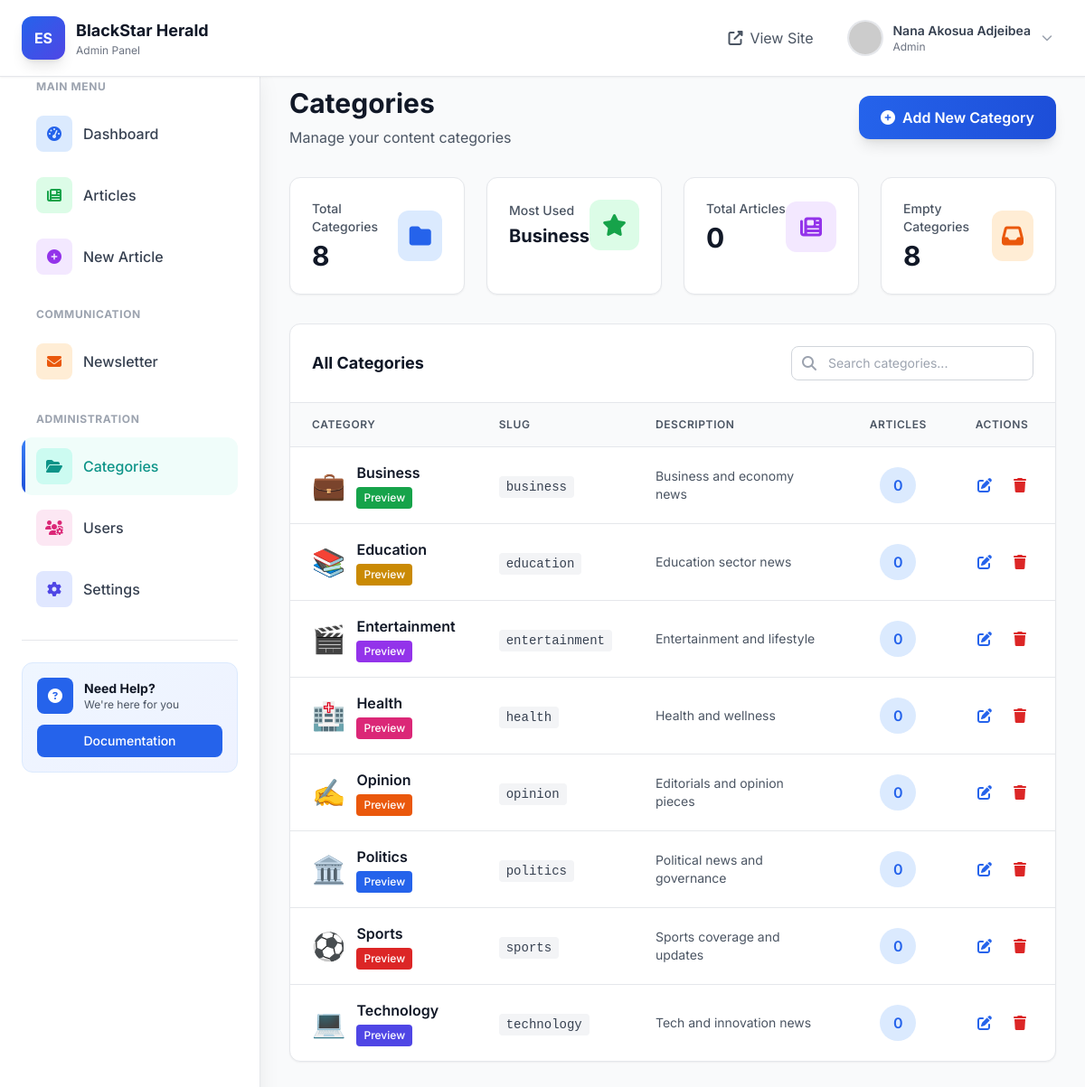
The app's page /admin/categories (signed in) with its own data.
### tables this page shows
CREATE TABLE categories (
            id INTEGER PRIMARY KEY AUTOINCREMENT,
            name TEXT UNIQUE NOT NULL,
            slug TEXT UNIQUE NOT NULL,
            description TEXT,
            icon TEXT,
            color TEXT DEFAULT 'bg-blue-500'
        );

### app.py (the view)
@app.route('/admin/categories')
@admin_required
def admin_categories():
    db = get_db()
    categories = db.execute('''
        SELECT c.*, COUNT(a.id) as article_count
        FROM categories c
        LEFT JOIN articles a ON c.id = a.category_id
        GROUP BY c.id
        ORDER BY c.name
    ''').fetchall()
    total_categories = len(categories)
    empty_categories = len([c for c in categories if c['article_count'] == 0])
    total_articles = sum(c['article_count'] for c in categories)
    most_used = max(categories, key=lambda x: x['article_count']) if categories else None
    stats = {
        'total': total_categories,
        'empty': empty_categories,
        'total_articles': total_articles,
        'most_used': most_used
    }
    db.close()
    return render_template('admin_categories.html', categories=categories, stats=stats)

### templates/admin_categories.html (shortened to what this page needs)
{% extends "admin_base.html" %} {% block title %}Manage Categories{% endblock %}
{% block content %}
<div class="mb-8">
  <div class="flex flex-col md:flex-row md:items-center justify-between gap-4">
    <div>
      <h1 class="text-3xl font-bold text-gray-900 mb-2">Categories</h1>
      <p class="text-gray-600">Manage your content categories</p>
    </div>
    <button
      onclick="openCreateModal()"
      class="bg-gradient-to-r from-blue-600 to-blue-700 hover:from-blue-700 hover:to-blue-800 text-white px-6 py-3 rounded-xl font-semibold transition-all duration-300 shadow-lg hover:shadow-xl flex items-center gap-2"
    >
      <i class="fas fa-plus-circle"></i>
      <span>Add New Category</span>
    </button>
  </div>
</div>
<div class="grid grid-cols-1 md:grid-cols-4 gap-6 mb-8">
  <div class="bg-white rounded-xl shadow-sm border border-gray-200 p-6">
    <div class="flex items-center justify-between">
      <div>
        <p class="text-sm font-medium text-gray-600 mb-1">Total Categories</p>
        <p class="text-3xl font-bold text-gray-900">{{ stats.total }}</p>
      </div>
      <div
        class="w-14 h-14 bg-blue-100 rounded-xl flex items-center justify-center"
      >
        <i class="fas fa-folder text-blue-600 text-2xl"></i>
      </div>
    </div>
  </div>
  <div class="bg-white rounded-xl shadow-sm border border-gray-200 p-6">
    <div class="flex items-center justify-between">
      <div>
        <p class="text-sm font-medium text-gray-600 mb-1">Most Used</p>
        <p class="text-xl font-bold text-gray-900">
          {{ stats.most_used.name if stats.most_used else 'N/A' }}
        </p>
      </div>
      <div
        class="w-14 h-14 bg-green-100 rounded-xl flex items-center justify-center"
      >
        <i class="fas fa-star text-green-600 text-2xl"></i>
      </div>
    </div>
  </div>
  <div class="bg-white rounded-xl shadow-sm border border-gray-200 p-6">
    <div class="flex items-center justify-between">
      <div>
        <p class="text-sm font-medium text-gray-600 mb-1">Total Articles</p>
        <p class="text-3xl font-bold text-gray-900">
          {{ stats.total_articles }}
        </p>
      </div>
      <div
        class="w-14 h-14 bg-purple-100 rounded-xl flex items-center justify-center"
      >
        <i class="fas fa-newspaper text-purple-600 text-2xl"></i>
      </div>
    </div>
  </div>
  <div class="bg-white rounded-xl shadow-sm border border-gray-200 p-6">
    <div class="flex items-center justify-between">
      <div>
        <p class="text-sm font-medium text-gray-600 mb-1">Empty Categories</p>
        <p class="text-3xl font-bold text-gray-900">{{ stats.empty }}</p>
      </div>
      <div
        class="w-14 h-14 bg-orange-100 rounded-xl flex items-center justify-center"
      >
        <i class="fas fa-inbox text-orange-600 text-2xl"></i>
      </div>
    </div>
  </div>
</div>
<div
  class="bg-white rounded-xl shadow-sm border border-gray-200 overflow-hidden"
>
  <div class="p-6 border-b border-gray-200">
    <div
      class="flex flex-col md:flex-row md:items-center justify-between gap-4"
    >
      <h2 class="text-lg font-bold text-gray-900">All Categories</h2>
      <div class="flex items-center gap-3">
        <div class="relative">
          <input
            type="text"
            id="search-input"
            placeholder="Search categories..."
            class="pl-10 pr-4 py-2 border border-gray-300 rounded-lg focus:outline-none focus:border-blue-500 focus:ring-2 focus:ring-blue-200 text-sm"
          />
          <i
            class="fas fa-search absolute left-3 top-1/2 transform -translate-y-1/2 text-gray-400"
          ></i>
        </div>
      </div>
    </div>
  </div>
  <div class="overflow-x-auto">
    <table class="w-full">
      <thead class="bg-gray-50 border-b border-gray-200">
        <tr>
          <th
            class="px-6 py-4 text-left text-xs font-semibold text-gray-600 uppercase tracking-wider"
          >
            Category
          </th>
          <th
            class="px-6 py-4 text-left text-xs font-semibold text-gray-600 uppercase tracking-wider"
          >
            Slug
          </th>
          <th
            class="px-6 py-4 text-left text-xs font-semibold text-gray-600 uppercase tracking-wider"
          >
            Description
          </th>
          <th
            class="px-6 py-4 text-center text-xs font-semibold text-gray-600 uppercase tracking-wider"
          >
            Articles
          </th>
          <th
            class="px-6 py-4 text-center text-xs font-semibold text-gray-600 uppercase tracking-wider"
          >
            Actions
          </th>
        </tr>
      </thead>
      <tbody class="divide-y divide-gray-200" id="categories-tbody">
        {% for category in categories %}
        <tr
          class="hover:bg-gray-50 transition-colors category-row"
          data-search="{{ category.name|lower }} {{ category.slug|lower }}"
        >
          <td class="px-6 py-4">
            <div class="flex items-center gap-3">
              <div class="text-3xl">{{ category.icon }}</div>
              <div>
                <p class="font-semibold text-gray-900">{{ category.name }}</p>
                <span
                  class="{{ category.color }} text-white px-2 py-1 rounded text-xs font-medium mt-1 inline-block"
                >
                  Preview
                </span>
              </div>
            </div>
          </td>
          <td class="px-6 py-4">
            <code class="bg-gray-100 px-2 py-1 rounded text-sm text-gray-700"
              >{{ category.slug }}</code
            >
          </td>
          <td class="px-6 py-4">
            <p class="text-sm text-gray-600 max-w-xs">
              {{ category.description or 'No description' }}
            </p>
          </td>
          <td class="px-6 py-4 text-center">
            <span
              class="inline-flex items-center justify-center w-10 h-10 bg-blue-100 text-blue-600 rounded-full font-semibold"
            >
              {{ category.article_count }}
            </span>
          </td>
          <td class="px-6 py-4">
            <div class="flex items-center justify-center gap-2">
              <button
                onclick="openEditModal({{ category.id }})"
                class="text-blue-600 hover:text-blue-800 hover:bg-blue-50 p-2 rounded-lg transition-colors"
                title="Edit"
              >
                <i class="fas fa-edit"></i>
              </button>
              <button
                onclick="deleteCategory({{ category.id }}, '{{ category.name }}', {{ category.article_count }})"
                class="text-red-600 hover:text-red-800 hover:bg-red-50 p-2 rounded-lg transition-colors"
                title="Delete"
                 >
                <i class="fas fa-trash"></i>
              </button>
            </div>
          </td>
        </tr>
        {% endfor %}
      </tbody>
    </table>
  </div>
</div>
{% endblock %}

### records on screen
categories: most_used "Business", icon "💼", name "Business", slug "business", description "Business and economy news", article_count "0"
categories: icon "📚", name "Education", slug "education", description "Education sector news", article_count "0"
categories: icon "🎬", name "Entertainment", slug "entertainment", description "Entertainment and lifestyle", article_count "0"
categories: icon "🏥", name "Health", slug "health", description "Health and wellness", article_count "0"
categories: icon "✍️", name "Opinion", slug "opinion", description "Editorials and opinion pieces", article_count "0"
categories: icon "🏛️", name "Politics", slug "politics", description "Political news and governance", article_count "0"
categories: icon "⚽", name "Sports", slug "sports", description "Sports coverage and updates", article_count "0"
categories: icon "💻", name "Technology", slug "technology", description "Tech and innovation news", article_count "0"

### other values on screen
{{ session.full_name }} "Nana Akosua Adjeibea"
{{ session.role }} "Admin"
{{ stats.total }} "8"
{{ stats.total_articles }} "0"
{{ stats.empty }} "8"
